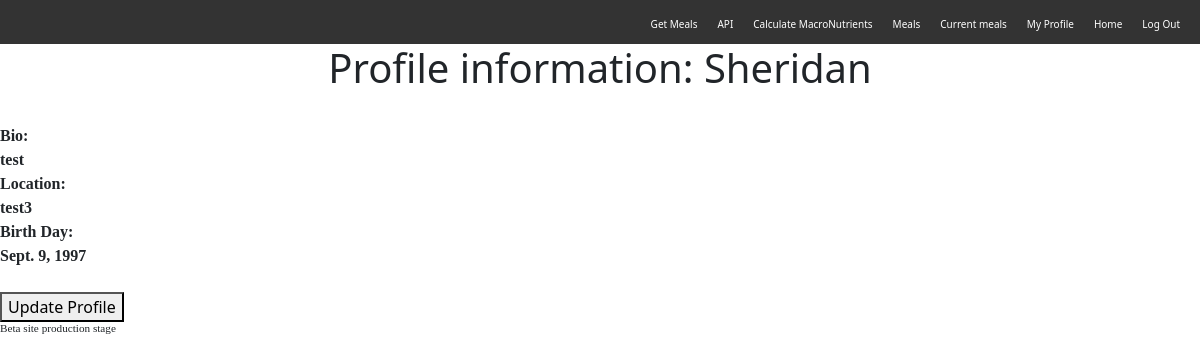
The page /profile (signed in) on the database its author committed.
### Kaizen/models.py (models this page shows, shortened)
class Profile(models.Model):
    user = models.OneToOneField(User, on_delete=models.CASCADE)
    bio = models.TextField(blank=True)
    location = models.CharField(max_length=30,blank=True)
    birth_date = models.DateField(null=True,blank=True)

### Kaizen/views.py (the view)
# urls.py: path('profile', views.profile,name='profile'),
@login_required(login_url='/login')
def profile(request):
    try:
        user_profile = Profile.objects.get(user=request.user)
        user_data = {
            'bio': user_profile.bio,
            'location': user_profile.location,
            'birth_date': user_profile.birth_date
        }
    except Profile.DoesNotExist:
        user_data = {
            'bio': '',
            'location': '',
            'birth_date': '',
        }
    return render(request, 'profile.html',{'user_data':user_data})

### templates/profile.html (shortened to what this page needs)
{% extends 'base.html' %}
{% block content %}
<div>
    {% if user.is_authenticated %}
    <h1 class="user">Profile information: {{ user.username }} </h1>
        <br/>
    <div class="info" >
        <p1 > Bio:</p1></br>
        <div class="profiledata">{{user_data.bio}}</div>
        <p2>Location: </p2></br>
        <div class="profiledata">
            {{user_data.location}}
        </div>
        <p3> Birth Day: </p3></br>
        <div class="profiledata">
            {{user_data.birth_date}}
        </div>
    </div></br>
    <button id="toggleButton">Update Profile</button>
    {% endif %}
</div>
{% endblock %}

### templates/profile.html (style rules this page uses)
.info { text-align: justify; font-family: 'Times New Roman', Times, serif; font-weight: bold; }
.profiledata { text-align: center; width: fit-content; height: fit-content; }
.user { text-align: center; }

### rows shown on the page
Profile: bio "test", location "test3", birth_date "Sept. 9, 1997"

### other values the page prints
{{ user.username }} "Sheridan"
